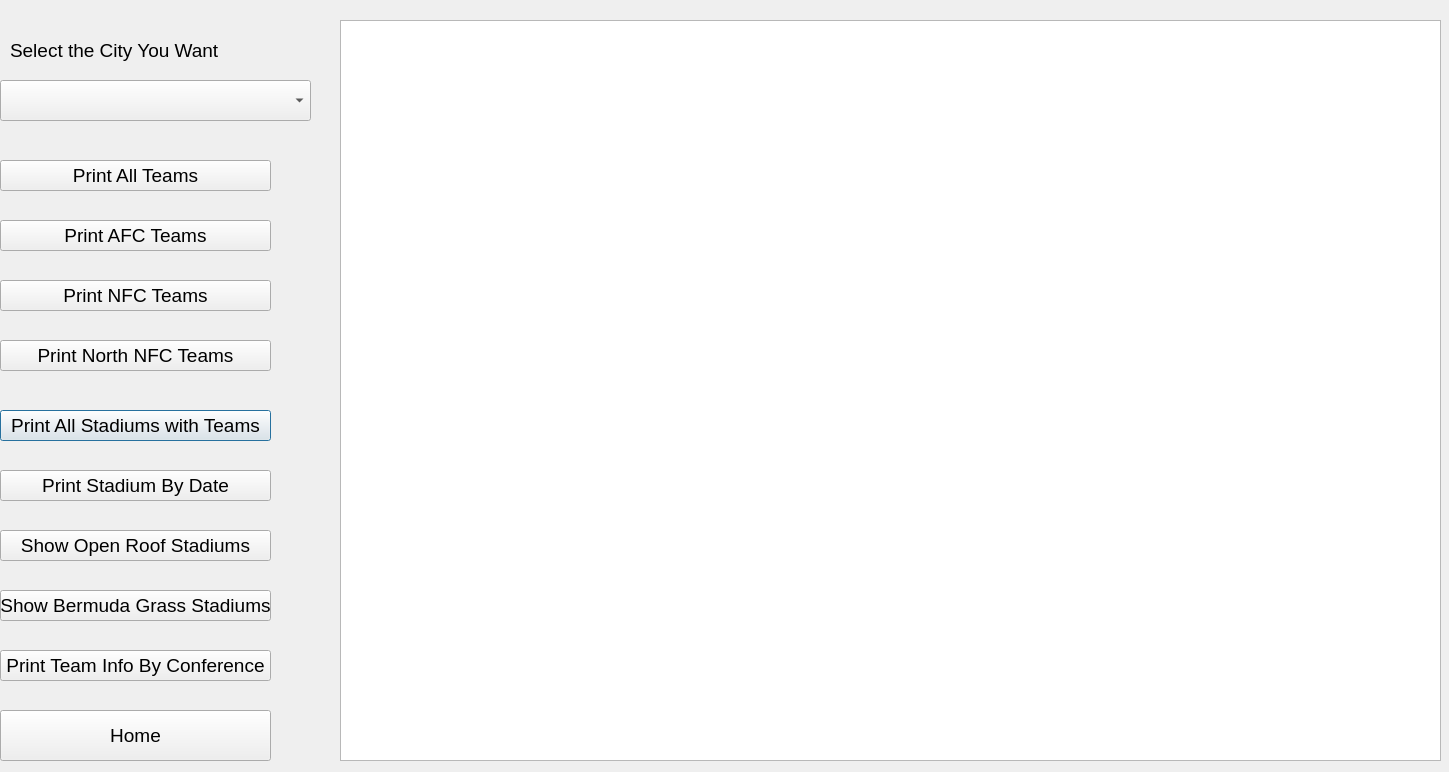
<?xml version="1.0" encoding="UTF-8"?>
<ui version="4.0">
 <class>DisplayInfo</class>
 <widget class="QDialog" name="DisplayInfo">
  <property name="geometry">
   <rect>
    <x>0</x>
    <y>0</y>
    <width>1449</width>
    <height>772</height>
   </rect>
  </property>
  <property name="windowTitle">
   <string>Dialog</string>
  </property>
  <widget class="QPushButton" name="Print_Stadium_PushButton">
   <property name="geometry">
    <rect>
     <x>0</x>
     <y>410</y>
     <width>271</width>
     <height>31</height>
    </rect>
   </property>
   <property name="font">
    <font>
     <pointsize>14</pointsize>
    </font>
   </property>
   <property name="text">
    <string>Print All Stadiums with Teams</string>
   </property>
  </widget>
  <widget class="QPushButton" name="Print_NFC_Teams_PushButton">
   <property name="geometry">
    <rect>
     <x>0</x>
     <y>280</y>
     <width>271</width>
     <height>31</height>
    </rect>
   </property>
   <property name="font">
    <font>
     <pointsize>14</pointsize>
    </font>
   </property>
   <property name="text">
    <string>Print NFC Teams</string>
   </property>
  </widget>
  <widget class="QPushButton" name="Print_Stadium_B_yDate_PushButton">
   <property name="geometry">
    <rect>
     <x>0</x>
     <y>470</y>
     <width>271</width>
     <height>31</height>
    </rect>
   </property>
   <property name="font">
    <font>
     <pointsize>14</pointsize>
    </font>
   </property>
   <property name="text">
    <string>Print Stadium By Date</string>
   </property>
  </widget>
  <widget class="QPushButton" name="Print_All_Teams_PushButton">
   <property name="geometry">
    <rect>
     <x>0</x>
     <y>160</y>
     <width>271</width>
     <height>31</height>
    </rect>
   </property>
   <property name="font">
    <font>
     <pointsize>14</pointsize>
    </font>
   </property>
   <property name="text">
    <string>Print All Teams</string>
   </property>
  </widget>
  <widget class="QPushButton" name="Print_AFC_Teams_PushButton">
   <property name="geometry">
    <rect>
     <x>0</x>
     <y>220</y>
     <width>271</width>
     <height>31</height>
    </rect>
   </property>
   <property name="font">
    <font>
     <pointsize>14</pointsize>
    </font>
   </property>
   <property name="text">
    <string>Print AFC Teams</string>
   </property>
  </widget>
  <widget class="QPushButton" name="Print_North_NFC_Teams_PushButton">
   <property name="geometry">
    <rect>
     <x>0</x>
     <y>340</y>
     <width>271</width>
     <height>31</height>
    </rect>
   </property>
   <property name="font">
    <font>
     <pointsize>14</pointsize>
    </font>
   </property>
   <property name="text">
    <string>Print North NFC Teams</string>
   </property>
  </widget>
  <widget class="QTableWidget" name="Datatable_TableWidget">
   <property name="geometry">
    <rect>
     <x>340</x>
     <y>20</y>
     <width>1101</width>
     <height>741</height>
    </rect>
   </property>
  </widget>
  <widget class="QLabel" name="label">
   <property name="geometry">
    <rect>
     <x>10</x>
     <y>30</y>
     <width>241</width>
     <height>41</height>
    </rect>
   </property>
   <property name="font">
    <font>
     <pointsize>14</pointsize>
    </font>
   </property>
   <property name="text">
    <string>Select the City You Want</string>
   </property>
  </widget>
  <widget class="QPushButton" name="Show_Bermuda_Grass_Stadiums_PushButton">
   <property name="geometry">
    <rect>
     <x>0</x>
     <y>590</y>
     <width>271</width>
     <height>31</height>
    </rect>
   </property>
   <property name="font">
    <font>
     <pointsize>14</pointsize>
    </font>
   </property>
   <property name="text">
    <string>Show Bermuda Grass Stadiums</string>
   </property>
  </widget>
  <widget class="QPushButton" name="Show_Open_Roof_Stadiums_PushButton">
   <property name="geometry">
    <rect>
     <x>0</x>
     <y>530</y>
     <width>271</width>
     <height>31</height>
    </rect>
   </property>
   <property name="font">
    <font>
     <pointsize>14</pointsize>
    </font>
   </property>
   <property name="text">
    <string>Show Open Roof Stadiums</string>
   </property>
  </widget>
  <widget class="QPushButton" name="Print_Team_Info_By_ConferencePushButton">
   <property name="geometry">
    <rect>
     <x>0</x>
     <y>650</y>
     <width>271</width>
     <height>31</height>
    </rect>
   </property>
   <property name="font">
    <font>
     <pointsize>14</pointsize>
    </font>
   </property>
   <property name="text">
    <string>Print Team Info By Conference</string>
   </property>
  </widget>
  <widget class="QPushButton" name="Home_PushButton">
   <property name="geometry">
    <rect>
     <x>0</x>
     <y>710</y>
     <width>271</width>
     <height>51</height>
    </rect>
   </property>
   <property name="font">
    <font>
     <pointsize>14</pointsize>
    </font>
   </property>
   <property name="text">
    <string>Home</string>
   </property>
  </widget>
  <widget class="QComboBox" name="Select_Stadium_ComboBox">
   <property name="geometry">
    <rect>
     <x>0</x>
     <y>80</y>
     <width>311</width>
     <height>41</height>
    </rect>
   </property>
   <property name="font">
    <font>
     <pointsize>14</pointsize>
    </font>
   </property>
  </widget>
 </widget>
 <resources/>
 <connections/>
</ui>
